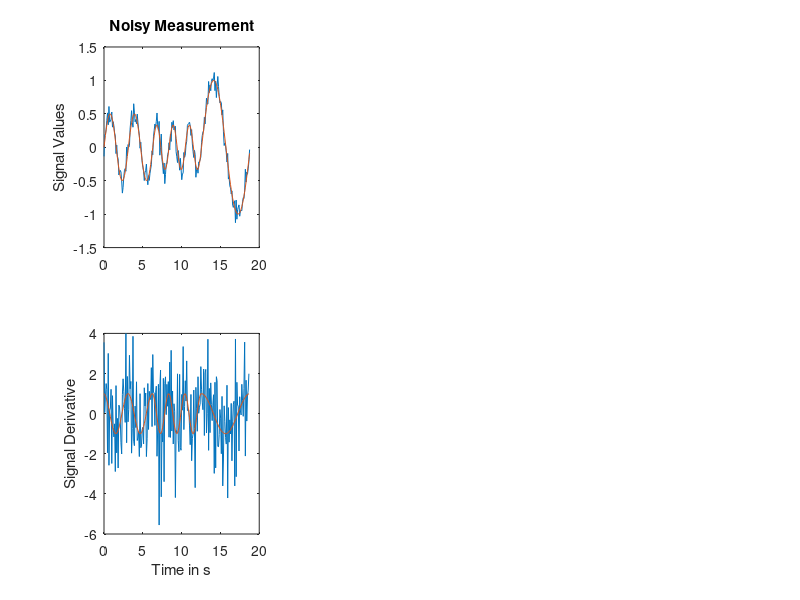

MATLAB code to generate this figure: (Note: this script raises an error after producing the figure.)
clearvars;
clear;
clf;
load("measurements.mat");
Y_LABEL = "Signal Values";
Y_LABEL_DIFF = "Signal Derivative";
X_LABEL = "Time in s";
SMOOTH = 0.7;

% uncomment for a longer dataset
% t2 = t + t(end);
% t = [t t2];
% y = [y y];
% y_raw = [y_raw y_raw];

% Plot noisy signal
subplot(2, 3, 1);
plot(t, y_raw)
hold on
plot(t, y)
title("Noisy Measurement");
ylabel(Y_LABEL);

% Plot noisy signal derivative
y_raw_df = diff(y_raw)./diff(t);
y_df = diff(y)./diff(t);
subplot(2, 3, 4);
plot(t(1:end-1), y_raw_df)
hold on
plot(t(1:end-1), y_df)
ylabel(Y_LABEL_DIFF);
xlabel("Time in s");

% fmincon denoised signal
y_den = get_optim_signal(y_raw, t, SMOOTH);

% Plot denoised signal
subplot(2, 3, 2);
plot(t, y_den)
hold on
plot(t, y)
title("Optimization Filter");
ylabel(Y_LABEL);

% Plot denoised signal derivative
y_den_df = diff(y_den)./diff(t);
subplot(2, 3, 5);
plot(t(1:end-1), y_den_df)
hold on
plot(t(1:end-1), y_df)
ylabel(Y_LABEL_DIFF);
xlabel("Time in s");

% Plot lpf signal
y_lpf = easy_low_pass(y_raw, 0.5);
subplot(2, 3, 3);
plot(t, y_lpf)
hold on
plot(t, y)
title("Low-pass Filter");
ylabel(Y_LABEL);

% Plot lpf signal derivative
y_lpf_df = diff(y_lpf)./diff(t);
subplot(2, 3, 6);
plot(t(1:end-1), y_lpf_df)
hold on
plot(t(1:end-1), y_df)
ylabel(Y_LABEL_DIFF);
xlabel("Time in s");